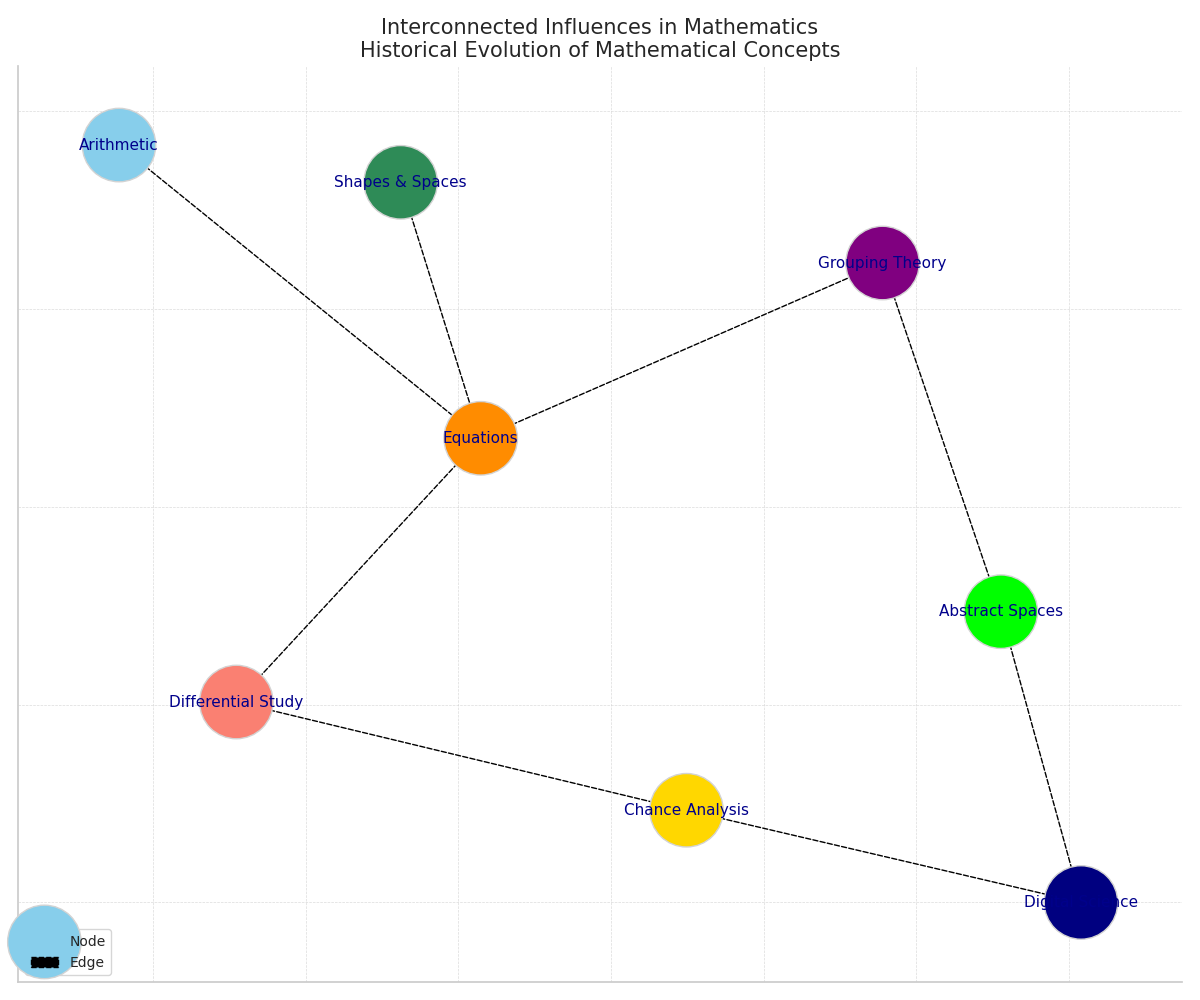

The Python source for this figure:
import matplotlib.pyplot as plt
import networkx as nx

G = nx.DiGraph()

nodes = {
    'A': 'Arithmetic',
    'G': 'Shapes & Spaces',
    'Al': 'Equations',
    'C': 'Differential Study',
    'S': 'Grouping Theory',
    'P': 'Chance Analysis',
    'T': 'Abstract Spaces',
    'CS': 'Digital Science'
}

G.add_nodes_from(nodes.keys())

edges = [
    ('A', 'Al'),
    ('G', 'Al'),
    ('Al', 'C'),
    ('C', 'P'),
    ('P', 'CS'),
    ('Al', 'S'),
    ('S', 'T'),
    ('T', 'CS')
]

G.add_edges_from(edges)

pos = nx.spring_layout(G, seed=24)  # Changed seed for slight variation

plt.figure(figsize=(12, 10))

node_colors = ['skyblue', 'seagreen', 'darkorange', 'salmon', 
               'purple', 'gold', 'lime', 'navy']  # Changed colors

nx.draw_networkx_nodes(G, pos, node_color=node_colors, node_size=2800, edgecolors='lightgray')  # Changed edge colors
nx.draw_networkx_labels(G, pos, labels=nodes, font_size=11, font_weight='medium', font_color='darkblue')  # Changed font style & color
nx.draw_networkx_edges(G, pos, edgelist=edges, edge_color='black', arrows=True, arrowsize=15, arrowstyle='->', style='dashed')  # Changed edge style

plt.title('Interconnected Influences in Mathematics\nHistorical Evolution of Mathematical Concepts', fontsize=15, fontweight='regular')
plt.grid(True, linestyle='--', linewidth=0.5, alpha=0.7)  # Added grid
plt.legend(['Node', 'Edge'], loc='lower left', fontsize=10, frameon=True)  # Added legend
plt.gca().spines['top'].set_visible(False)  # Modified borders by hiding top spine
plt.gca().spines['right'].set_visible(False)  # Modified borders by hiding right spine

plt.axis('on')  # Changed axis to on to make grid visible

plt.tight_layout()
plt.show()
